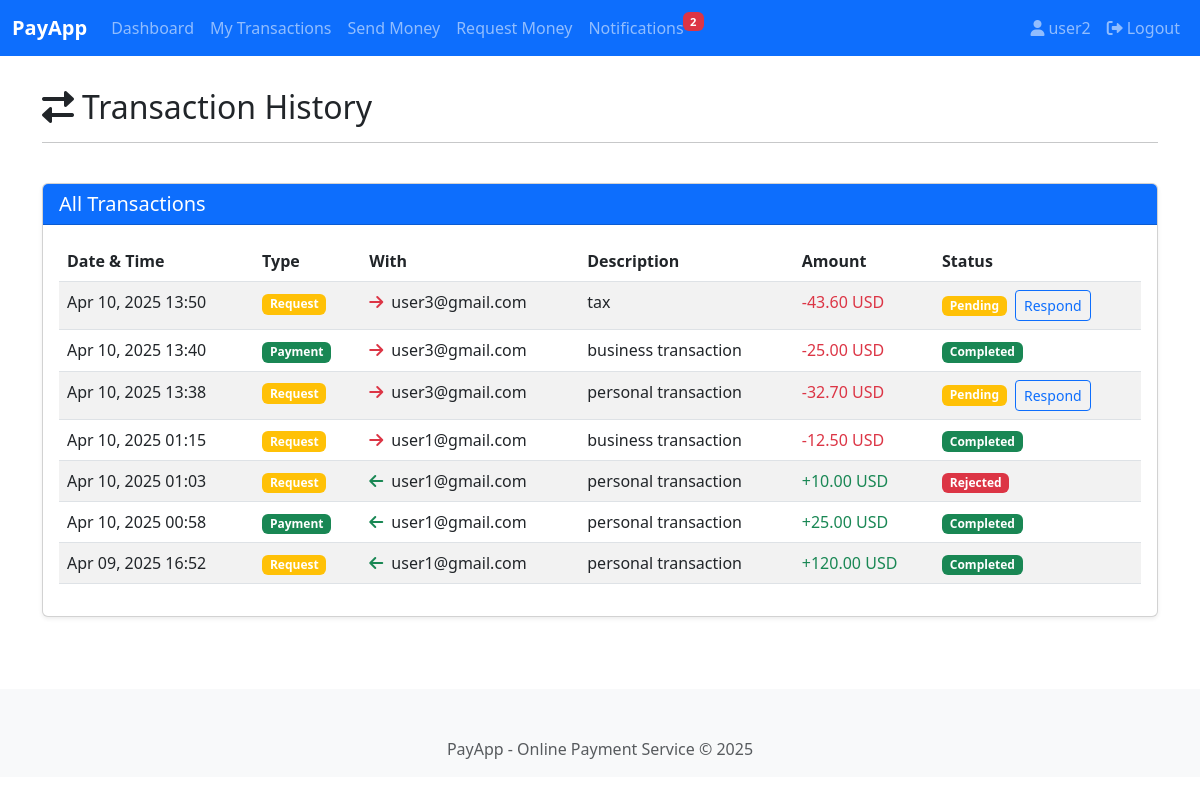
The app's page /webapps2025/transactions/ (signed in), older data.
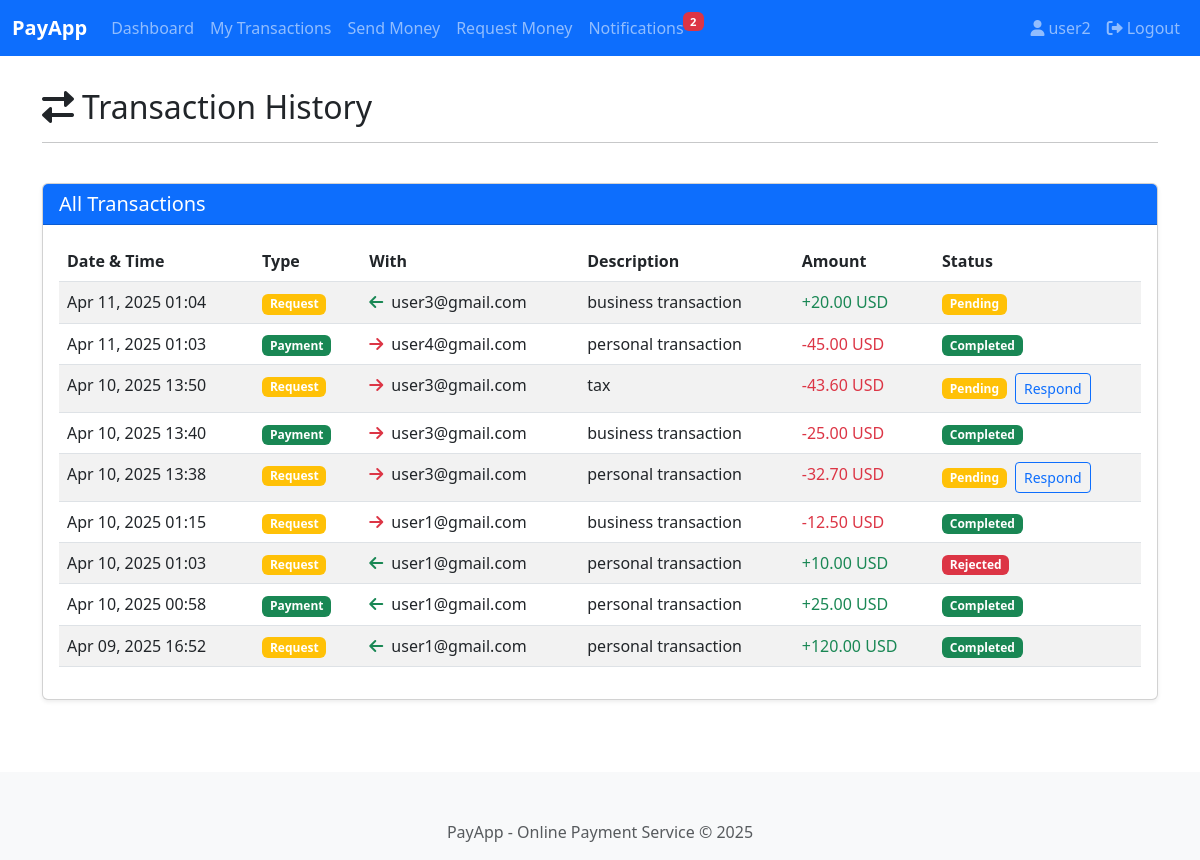
The same page, newer data.
### payapp/models.py (models this page shows, shortened)
class Transaction(models.Model):
    TRANSACTION_TYPES = (
        ('PAYMENT', 'Direct Payment'),
        ('REQUEST', 'Payment Request'),
    )
    STATUS_CHOICES = (
        ('PENDING', 'Pending'),
        ('COMPLETED', 'Completed'),
        ('REJECTED', 'Rejected'),
    )
    sender = models.ForeignKey(User, on_delete=models.CASCADE, related_name='sent_transactions')
    receiver = models.ForeignKey(User, on_delete=models.CASCADE, related_name='received_transactions')
    amount = models.DecimalField(max_digits=12, decimal_places=2)
    amount_sender_currency = models.DecimalField(max_digits=12, decimal_places=2)
    amount_receiver_currency = models.DecimalField(max_digits=12, decimal_places=2)
    sender_currency = models.CharField(max_length=3)
    receiver_currency = models.CharField(max_length=3)
    transaction_type = models.CharField(max_length=10, choices=TRANSACTION_TYPES)
    status = models.CharField(max_length=10, choices=STATUS_CHOICES, default='PENDING')
    timestamp = models.DateTimeField()
    description = models.CharField(max_length=255, blank=True, null=True)
    class Meta:
        ordering = ['-timestamp']

### payapp/views.py (the view)
# urls.py: path('transactions/', views.transaction_list_view, name='transactions'),
@login_required
def transaction_list_view(request):
    sent_transactions = Transaction.objects.filter(sender=request.user)
    received_transactions = Transaction.objects.filter(receiver=request.user)
    all_transactions = sorted(
        list(sent_transactions) + list(received_transactions),
        key=lambda x: x.timestamp,
        reverse=True
    )
    notification_count = Transaction.objects.filter(
        sender=request.user,
        transaction_type='REQUEST',
        status='PENDING'
    ).count()
    return render(request, 'payapp/transactions.html', {
        'transactions': all_transactions,
        'notification_count': notification_count
    })

### templates/payapp/transactions.html (shortened to what the changed rows need)
{% extends 'base.html' %}
{% block content %}
<div class="row mb-4">
    <div class="col-md-12">
        <h2>
            <i class="fas fa-exchange-alt me-2"></i>Transaction History
        </h2>
    </div>
</div>
<div class="row">
    <div class="col-md-12">
        <div class="card">
            <div class="card-body">
                <div class="table-responsive">
                    <table class="table table-striped table-hover">
                        <thead>
                            <tr>
                                <th>Date & Time</th>
                                <th>Type</th>
                                <th>With</th>
                                <th>Description</th>
                                <th>Amount</th>
                                <th>Status</th>
                            </tr>
                        </thead>
                        <tbody>
                            {% for transaction in transactions %}
                                <tr>
                                    <td>{{ transaction.timestamp|date:"M d, Y H:i" }}</td>
                                    <td>
                                        {% if transaction.transaction_type == 'PAYMENT' %}
                                            <span class="badge bg-success">Payment</span>
                                        {% else %}
                                            <span class="badge bg-warning">Request</span>
                                        {% endif %}
                                    </td>
                                    <td>
                                        {% if transaction.sender == user %}
                                            <i class="fas fa-arrow-right text-danger me-1"></i>
                                            {{ transaction.receiver.email }}
                                        {% else %}
                                            <i class="fas fa-arrow-left text-success me-1"></i>
                                            {{ transaction.sender.email }}
                                        {% endif %}
                                    </td>
                                    <td>
                                        {% if transaction.description %}
                                            {{ transaction.description }}
                                        {% else %}
                                            <span class="text-muted">No description</span>
                                        {% endif %}
                                    </td>
                                    <td>
                                        {% if transaction.sender == user %}
                                            <span class="text-danger">
                                                -{{ transaction.amount_sender_currency }} {{ transaction.sender_currency }}
                                            </span>
                                        {% else %}
                                            <span class="text-success">
                                                +{{ transaction.amount_receiver_currency }} {{ transaction.receiver_currency }}
                                            </span>
                                        {% endif %}
                                    </td>
                                    <td>
                                        {% if transaction.status == 'COMPLETED' %}
                                            <span class="badge bg-success">Completed</span>
                                        {% elif transaction.status == 'PENDING' %}
                                            <span class="badge bg-warning">Pending</span>
                                            {% if transaction.sender == user %}
                                                <a href="{% url 'respond_request' transaction.id %}" class="btn btn-sm btn-outline-primary ms-1">
                                                    Respond
                                                </a>
                                            {% endif %}
                                        {% else %}
                                            <span class="badge bg-danger">Rejected</span>
                                        {% endif %}
                                    </td>
                                </tr>
                            {% empty %}
                                <tr>
                                    <td colspan="6" class="text-center">No transactions found.</td>
                                </tr>
                            {% endfor %}
                        </tbody>
                    </table>
                </div>
            </div>
        </div>
    </div>
</div>
{% endblock %}

Row changes from the older to the newer data that the page shows:
added Transaction: transaction_type "Request", status "Pending"
added Transaction: transaction_type "Payment", status "Completed"
